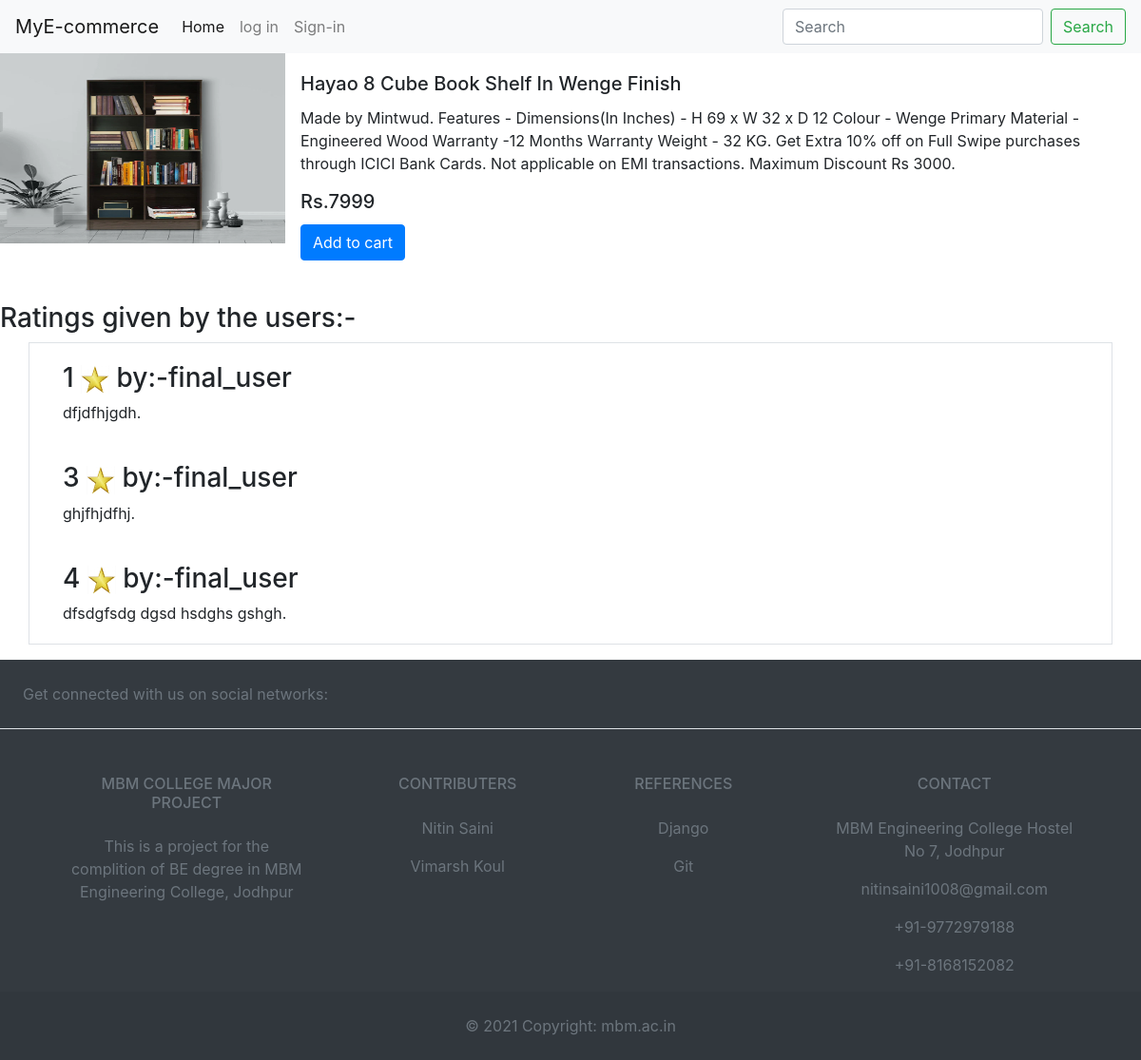
Screenshot of /details/3 with the database file from the repository.
### pro/models.py (models this page shows)
class items(models.Model):
	name=models.CharField(max_length=200)
	price=models.IntegerField()
	quantity=models.IntegerField()
	desc=models.TextField()
	type_of_item=models.CharField(max_length=100)
	photo=models.ImageField(upload_to='itmephotos')
	datetime=models.DateTimeField(auto_now_add=True)

class re_views(models.Model):
	point=models.IntegerField(default=0)
	name=models.ForeignKey(User,on_delete=models.CASCADE)
	product=models.ForeignKey(items,on_delete=models.CASCADE)
	datetime=models.DateTimeField(auto_now_add=True)
	msg=models.CharField(max_length=500)

### pro/views.py (the view)
# urls.py: path('details/<id>',views.details,name='details'),
def details(request,id):
	l = 0
	if(request.user.is_authenticated):
		l=cart.objects.get(name=request.user).item.count()
	try:
		i=items.objects.get(id=id)
		r=re_views.objects.all().filter(product=i).order_by('-datetime')
		return render(request,'details.html',{'i':i,'r':r, "l": l})
	except:
		return HttpResponse("No record found")

### templates/details.html (shortened to what this page needs)
{% load static %}
<!doctype html>
<html lang="en">
  <head>
    <link rel="stylesheet" href="https://cdn.jsdelivr.net/npm/bootstrap@4.5.3/dist/css/bootstrap.min.css">
  </head>
  <body class="d-flex flex-column min-vh-100">
	<nav class="navbar navbar-expand-lg navbar-light bg-light">
  <a class="navbar-brand" href="/">MyE-commerce</a>
  <div class="collapse navbar-collapse" id="navbarSupportedContent">
    <ul class="navbar-nav mr-auto">
      <li class="nav-item active">
        <a class="nav-link" href="/">Home <span class="sr-only">(current)</span></a>
      </li>
      {% if user.is_authenticated %}
      <!-- <li class="nav-item">
        <a class="nav-link" href="#">{{user.first_name}}</a>
      </li> -->
      <li class="nav-item">
        <a class="nav-link font-weight-bold" href="/account">My-Orders({{user.first_name}})</a>
      </li>
      <li class="nav-item dropdown">
        <a class="nav-link" href="/log_out">log out</a>
      </li>
      <li class="nav-item dropdown">
        <a class="nav-link" href="/my_cart">cart({{l}})</a>
      </li>
      {% else %}
      <li class="nav-item dropdown">
        <a class="nav-link" href="/log_in">log in</a>
      </li>
      <li class="nav-item">
        <a class="nav-link" href="/sign_in">Sign-in</a>
      </li>
      {% endif %}
    </ul>
    <form action="search_name" class="form-inline my-2 my-lg-0">
      <input name="search" class="form-control mr-sm-2" type="search" placeholder="Search" aria-label="Search">
      <button class="btn btn-outline-success my-2 my-sm-0" type="submit">Search</button>
    </form>
  </div>
</nav>
<div>
    <img src="/media/{{i.photo}}" class="mr-3" alt="..." height="200" width="300" align="left">
    <div class="card-body">
        <h5 class="card-title">{{i.name}}</h5>
        <p class="card-text">{{i.desc}}.</p>
        <h5 class="card-title">Rs.{{i.price}}</h5>
        <a href="/buy?id={{i.id}}" class="btn btn-primary">Add to cart</a>
      </div>
</div>
<ul class="list-unstyled">
  <br>
  <h3>Ratings given by the users:- </h3>
  <div class="container border">
    {% for i in r %}
    <div class="card-body">
      <h3 class="card-text">{{i.point}} <img height="30px" width="30px" src="{% static 'star.png' %}"> by:-{{i.name.username}}</h3>
      <p class="card-text">{{i.msg}}.</p>
    </div>
    {% endfor %}
  </div>
</ul>
{% include 'footer.html' %}
  </body>
</html>

### rows the page displays
items: photo (picture), name "Hayao 8 Cube Book Shelf In Wenge Finish", desc "Made by Mintwud. Features - Dimensions(In Inches) - H 69 x W 32 x D 12 Colour - Wenge Primary Material - Engineered Wood Warranty -12 Months Warranty Weight - 32 KG. Get Extra 10% off on Full Swipe purchases through ICICI Bank Cards. Not applicable on EMI transactions. Maximum Discount Rs 3000", price "7999"
re_views: point "1", name.username "final_user", msg "dfjdfhjgdh"
re_views: point "3", name.username "final_user", msg "ghjfhjdfhj"
re_views: point "4", name.username "final_user", msg "dfsdgfsdg dgsd hsdghs gshgh"
